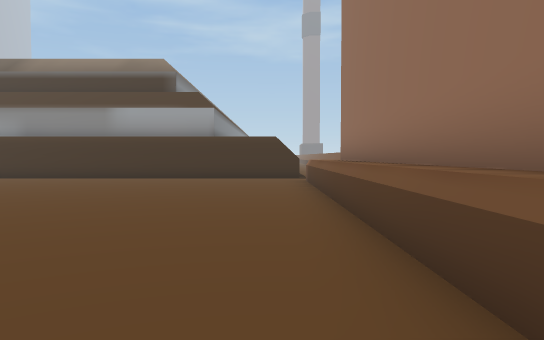
View 1 (above)

16 first-person views from a walk through a scene from a Unity 3-D project. The camera is 1.5 m above the floor, tilts 2° down and sees 70° across. The floor is counted in squares, 2 m on a side. Each view is taken from the middle of a square. On the plan, view 1 faces up. The plan holds only what a view shows up to about 12 squares ahead; the rest is blank. The place goes on beyond the plan. Some animated figures are not drawn.

View 2
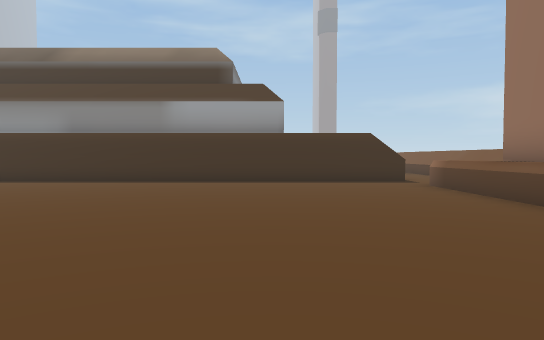

View 3
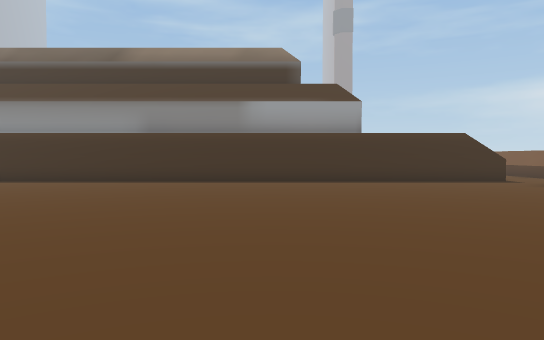

View 4
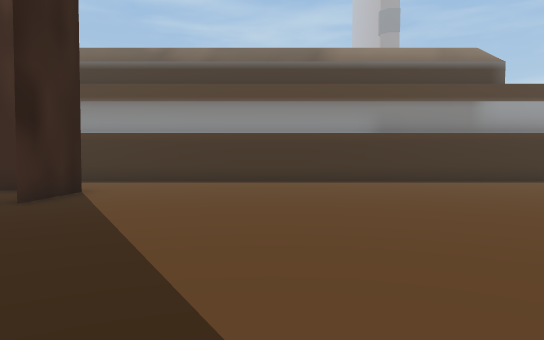

View 5
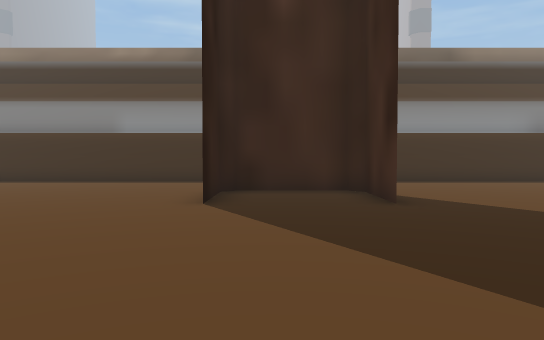

View 6
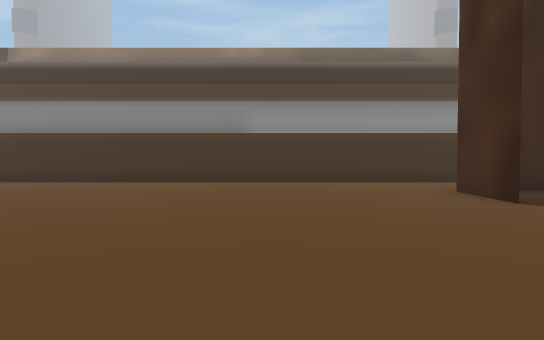

View 7
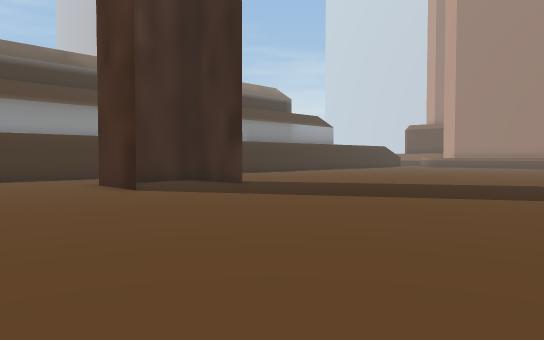

View 8
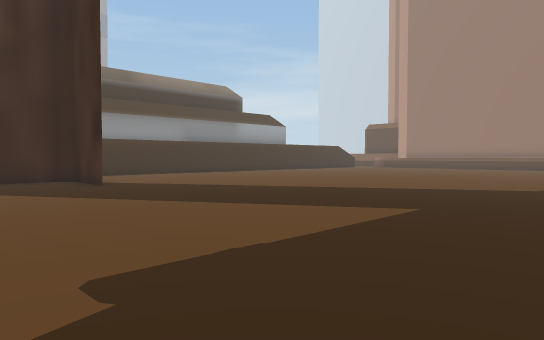

View 9
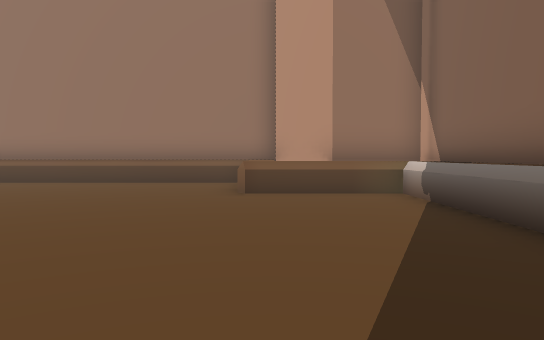

View 10
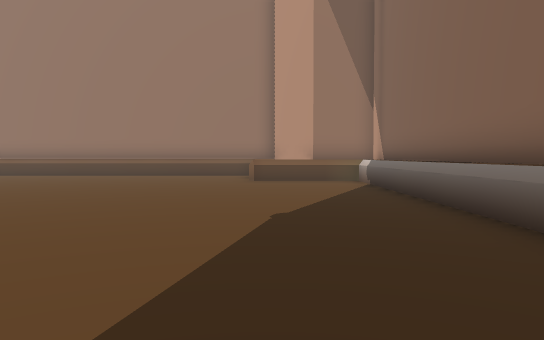

View 11
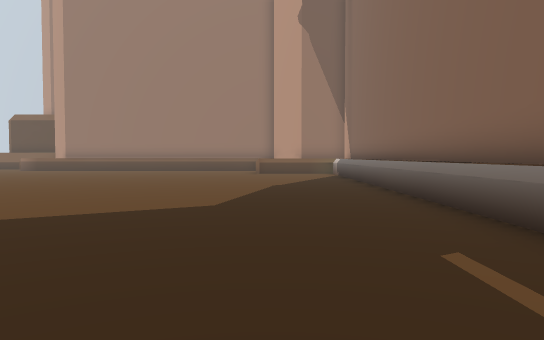

View 12
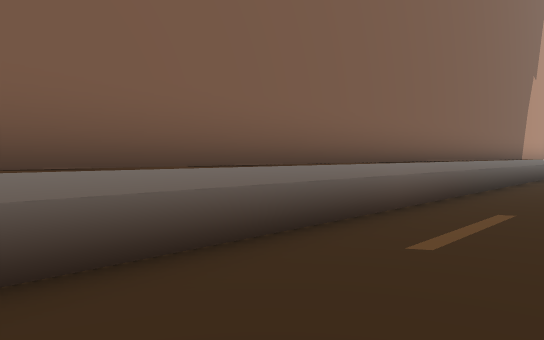

View 13
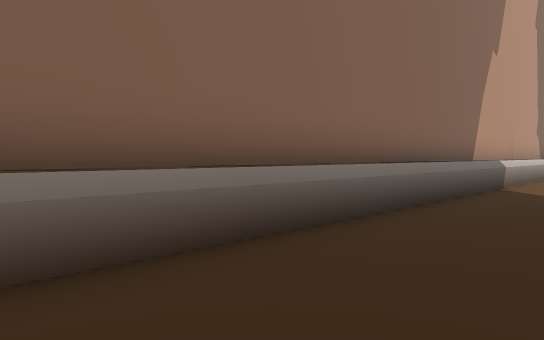

View 14
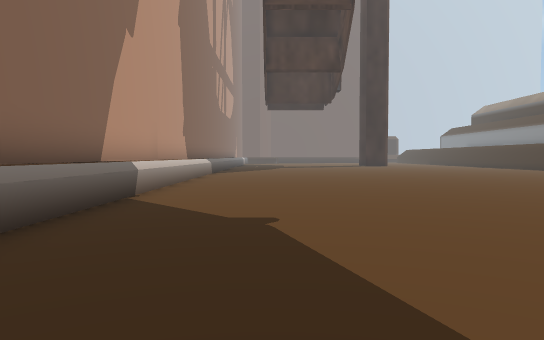

View 15
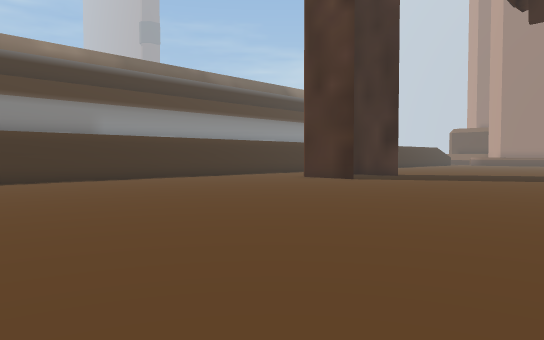

View 16
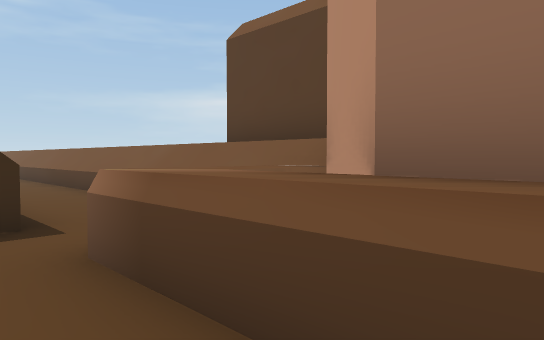

### Floor plan
Points are (right, up) in squares from view 1. A wall is a line through its corners. A room is listed if a view was taken in it or the views show most of it. See-through windows are left out.
Room 1 (views 1, 2, 3, 4, 5, 6, 7, 8, 9, 10, 11, 12, 13, 14, 15, 16)
walls: (-19, 8) (-19, 10.2) (-19.3, 10.5) (-21.8, 10.5) (-22.1, 10.2) (-22.1, 8.1) (-22.1, 10.2); (-19, 10.2) (-19, 8.1); (-2.2, -3.7) (-2.2, -0.4); (-1.4, -4.4) (-1.4, -2.3) (-0.1, -1.1); (1.1, -0.4) (1.1, 12.1); (1, 13.6) (-33.5, 13.6); (1.8, -1.1) (1.8, 10) (3.1, 11.3); (-33, -4.4) (-1, -4.4)
low walls: (-32.9, -3.7) (-2.2, -3.7); (3.1, 17.2) (3.1, 22.9)

Where each view was taken, in squares from view 1:
view 1: 0 up, 0 right, facing up
view 2: 2 up, 3 left, facing up
view 3: 2 up, 6 left, facing up
view 4: 2 up, 15 left, facing up
view 5: 2 up, 21 left, facing up
view 6: 2 up, 26 left, facing up
view 7: 0 up, 26 left, facing up-right
view 8: 2 down, 23 left, facing up-right
view 9: 1 down, 10 left, facing right
view 10: 1 down, 14 left, facing right
view 11: 1 down, 19 left, facing right
view 12: 1 down, 13 left, facing down-left
view 13: 1 down, 18 left, facing down-left
view 14: 1 down, 21 left, facing left
view 15: 1 up, 33 left, facing up-right
view 16: 9 up, 0 right, facing up-right
